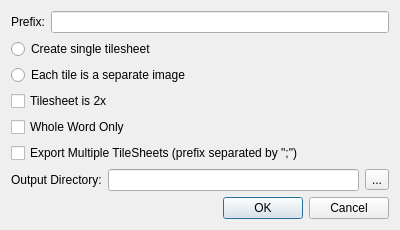
<?xml version="1.0" encoding="UTF-8"?>
<ui version="4.0">
 <class>PackExtractDialog</class>
 <widget class="QDialog" name="PackExtractDialog">
  <property name="geometry">
   <rect>
    <x>0</x>
    <y>0</y>
    <width>400</width>
    <height>227</height>
   </rect>
  </property>
  <property name="windowTitle">
   <string>Extract .pack Images</string>
  </property>
  <layout class="QGridLayout" name="gridLayout">
   <item row="0" column="0">
    <layout class="QHBoxLayout" name="horizontalLayout">
     <item>
      <widget class="QLabel" name="label">
       <property name="text">
        <string>Prefix:</string>
       </property>
      </widget>
     </item>
     <item>
      <widget class="QLineEdit" name="prefixEdit"/>
     </item>
    </layout>
   </item>
   <item row="8" column="0">
    <layout class="QHBoxLayout" name="horizontalLayout_2">
     <item>
      <widget class="QLabel" name="label_2">
       <property name="text">
        <string>Output Directory:</string>
       </property>
      </widget>
     </item>
     <item>
      <widget class="QLineEdit" name="outputEdit"/>
     </item>
     <item>
      <widget class="QToolButton" name="outputBrowse">
       <property name="text">
        <string>...</string>
       </property>
      </widget>
     </item>
    </layout>
   </item>
   <item row="5" column="0">
    <widget class="QCheckBox" name="checkBox2x">
     <property name="text">
      <string>Tilesheet is 2x</string>
     </property>
    </widget>
   </item>
   <item row="4" column="0">
    <widget class="QRadioButton" name="radioMultiple">
     <property name="text">
      <string>Each tile is a separate image</string>
     </property>
    </widget>
   </item>
   <item row="10" column="0">
    <widget class="QDialogButtonBox" name="buttonBox">
     <property name="orientation">
      <enum>Qt::Horizontal</enum>
     </property>
     <property name="standardButtons">
      <set>QDialogButtonBox::Cancel|QDialogButtonBox::Ok</set>
     </property>
    </widget>
   </item>
   <item row="6" column="0">
    <widget class="QCheckBox" name="checkBoxWWO">
     <property name="text">
      <string>Whole Word Only</string>
     </property>
    </widget>
   </item>
   <item row="9" column="0">
    <spacer name="verticalSpacer">
     <property name="orientation">
      <enum>Qt::Vertical</enum>
     </property>
     <property name="sizeHint" stdset="0">
      <size>
       <width>20</width>
       <height>40</height>
      </size>
     </property>
    </spacer>
   </item>
   <item row="1" column="0">
    <widget class="QRadioButton" name="radioSingle">
     <property name="text">
      <string>Create single tilesheet</string>
     </property>
    </widget>
   </item>
   <item row="7" column="0">
    <widget class="QCheckBox" name="checkBoxMultiTileSheets">
     <property name="text">
      <string>Export Multiple TileSheets (prefix separated by &quot;;&quot;)</string>
     </property>
    </widget>
   </item>
  </layout>
 </widget>
 <resources/>
 <connections>
  <connection>
   <sender>buttonBox</sender>
   <signal>accepted()</signal>
   <receiver>PackExtractDialog</receiver>
   <slot>accept()</slot>
   <hints>
    <hint type="sourcelabel">
     <x>248</x>
     <y>254</y>
    </hint>
    <hint type="destinationlabel">
     <x>157</x>
     <y>274</y>
    </hint>
   </hints>
  </connection>
  <connection>
   <sender>buttonBox</sender>
   <signal>rejected()</signal>
   <receiver>PackExtractDialog</receiver>
   <slot>reject()</slot>
   <hints>
    <hint type="sourcelabel">
     <x>316</x>
     <y>260</y>
    </hint>
    <hint type="destinationlabel">
     <x>286</x>
     <y>274</y>
    </hint>
   </hints>
  </connection>
 </connections>
</ui>
